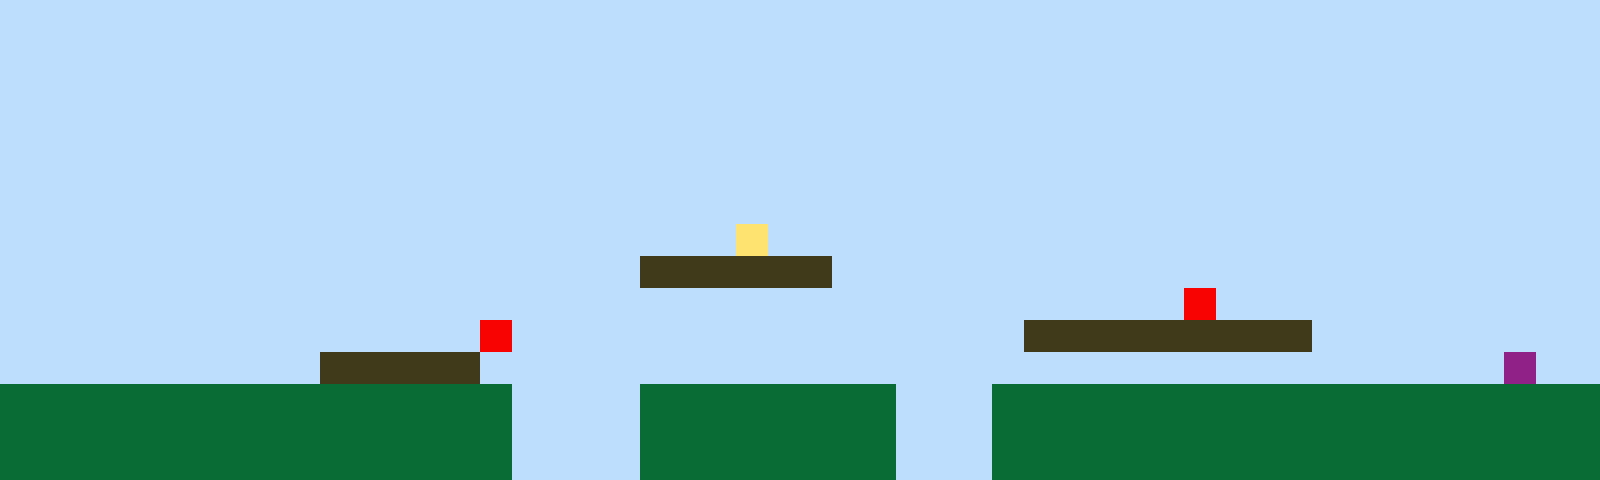

The image is a tile-based game level rendered from a .tmx file. Its description and complete source (layers, tilesets, objects, tile grids) follow:
An orthogonal 50x15 tile map with 32x32 px tiles, 1 tile layer (Tile Layer 1).

<map version="1.10" tiledversion="1.11.2" orientation="orthogonal" renderorder="right-up" width="50" height="15" tilewidth="32" tileheight="32" infinite="0" nextlayerid="2" nextobjectid="1"><editorsettings><export target="map1.csv" format="csv" /></editorsettings><tileset firstgid="1" name="sprites" tilewidth="32" tileheight="32" tilecount="6" columns="3"><image source="sprites.png" width="96" height="64" /></tileset><layer id="1" name="Tile Layer 1" width="50" height="15"><data encoding="csv">1,1,1,1,1,1,1,1,1,1,1,1,1,1,1,1,1,1,1,1,1,1,1,1,1,1,1,1,1,1,1,1,1,1,1,1,1,1,1,1,1,1,1,1,1,1,1,1,1,1,1,1,1,1,1,1,1,1,1,1,1,1,1,1,1,1,1,1,1,1,1,1,1,1,1,1,1,1,1,1,1,1,1,1,1,1,1,1,1,1,1,1,1,1,1,1,1,1,1,1,1,1,1,1,1,1,1,1,1,1,1,1,1,1,1,1,1,1,1,1,1,1,1,1,1,1,1,1,1,1,1,1,1,1,1,1,1,1,1,1,1,1,1,1,1,1,1,1,1,1,1,1,1,1,1,1,1,1,1,1,1,1,1,1,1,1,1,1,1,1,1,1,1,1,1,1,1,1,1,1,1,1,1,1,1,1,1,1,1,1,1,1,1,1,1,1,1,1,1,1,1,1,1,1,1,1,1,1,1,1,1,1,1,1,1,1,1,1,1,1,1,1,1,1,1,1,1,1,1,1,1,1,1,1,1,1,1,1,1,1,1,1,1,1,1,1,1,1,1,1,1,1,1,1,1,1,1,1,1,1,1,1,1,1,1,1,1,1,1,1,1,1,1,1,1,1,1,1,1,1,1,1,1,1,1,1,1,1,1,1,1,1,1,1,1,1,1,1,1,1,1,1,1,1,1,1,1,1,1,1,1,1,1,1,1,1,1,1,1,1,1,1,1,1,1,1,1,1,1,1,1,1,1,1,1,1,1,1,1,1,1,1,1,1,1,1,1,1,1,1,1,1,1,1,1,1,1,1,1,1,1,1,1,1,1,1,1,1,1,1,1,1,1,4,1,1,1,1,1,1,1,1,1,1,1,1,1,1,1,1,1,1,1,1,1,1,1,1,1,1,1,1,1,1,1,1,1,1,1,1,1,1,1,1,1,1,1,1,1,1,3,3,3,3,3,3,1,1,1,1,1,1,1,1,1,1,1,1,1,1,1,1,1,1,1,1,1,1,1,1,1,1,1,1,1,1,1,1,1,1,1,1,1,1,1,1,1,1,1,1,1,1,1,1,1,1,1,1,1,1,1,1,1,1,1,1,1,5,1,1,1,1,1,1,1,1,1,1,1,1,1,1,1,1,1,1,1,1,1,1,1,1,1,1,1,5,1,1,1,1,1,1,1,1,1,1,1,1,1,1,1,1,3,3,3,3,3,3,3,3,3,1,1,1,1,1,1,1,1,1,1,1,1,1,1,1,1,1,1,1,3,3,3,3,3,1,1,1,1,1,1,1,1,1,1,1,1,1,1,1,1,1,1,1,1,1,1,1,1,1,1,1,1,1,1,1,1,6,1,1,2,2,2,2,2,2,2,2,2,2,2,2,2,2,2,2,1,1,1,1,2,2,2,2,2,2,2,2,1,1,1,2,2,2,2,2,2,2,2,2,2,2,2,2,2,2,2,2,2,2,2,2,2,2,2,2,2,2,2,2,2,2,2,2,2,2,1,1,1,1,2,2,2,2,2,2,2,2,1,1,1,2,2,2,2,2,2,2,2,2,2,2,2,2,2,2,2,2,2,2,2,2,2,2,2,2,2,2,2,2,2,2,2,2,2,2,1,1,1,1,2,2,2,2,2,2,2,2,1,1,1,2,2,2,2,2,2,2,2,2,2,2,2,2,2,2,2,2,2,2</data></layer></map>
